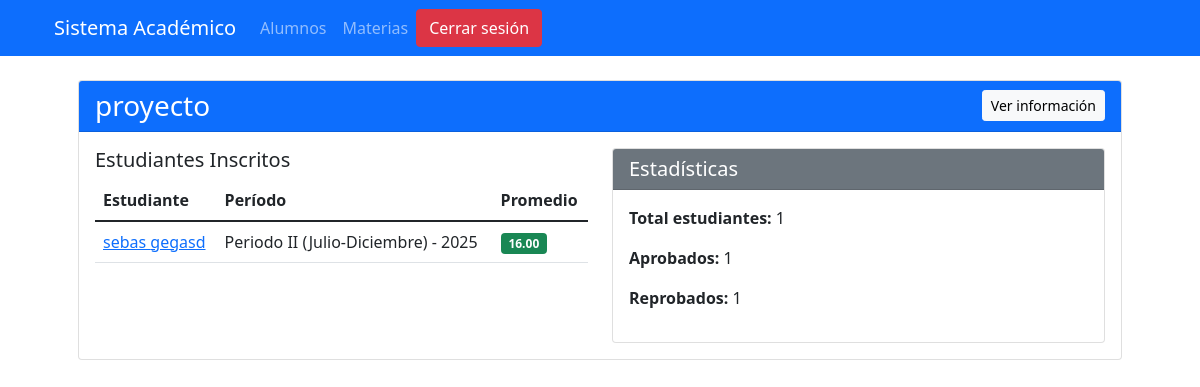
The app's page /materias/2/ (signed in) with its own data.
### formulario/models.py (models this page shows, shortened)
class Materia(models.Model):
    nombre = models.CharField(max_length=100)
    descripcion = models.TextField(blank=True, null=True)
    profesor = models.ForeignKey(Profesor, on_delete=models.SET_NULL, null=True, blank=True, related_name='materias_impartidas')
    nota_minima_aprobatoria = models.DecimalField(
        max_digits=5,
        decimal_places=2,
        default=10,
        validators=[MinValueValidator(0), MaxValueValidator(20)]
    )
    class Meta:
        ordering = ['nombre']
        verbose_name_plural = 'Materias'

class Inscripcion(models.Model):
    alumno = models.ForeignKey(Alumno, on_delete=models.CASCADE)
    materia = models.ForeignKey(Materia, on_delete=models.CASCADE)
    periodo = models.ForeignKey(Periodo, on_delete=models.CASCADE)
    fecha_inscripcion = models.DateField(auto_now_add=True)
    class Meta:
        unique_together = ('alumno', 'materia', 'periodo')
        verbose_name_plural = 'Inscripciones'
        ordering = ['-fecha_inscripcion']
    def calcular_promedio_general(self):
        from django.db.models import Avg
        resultado = self.notas.aggregate(promedio=Avg('valor'))
        return resultado['promedio'] if resultado['promedio'] is not None else 0
    def calcular_promedio_proyecto(self):
        return self.calcular_promedio_general()  # El cálculo es igual, cambia el mínimo
    def es_materia_proyecto(self):
        return 'proyecto' in self.materia.nombre.lower()
    @property
    def promedio(self):
        if self.es_materia_proyecto():
            return self.calcular_promedio_proyecto()
        return self.calcular_promedio_general()
    @property
    def nota_minima_aprobatoria(self):
        return 16 if self.es_materia_proyecto() else 12
    @property
    def aprobada(self):
        return self.promedio >= self.nota_minima_aprobatoria if self.notas.exists() else False

class Alumno(models.Model):
    nombre = models.CharField(max_length=100)
    apellido = models.CharField(max_length=100)
    edad = models.PositiveIntegerField()
    direccion = models.TextField()
    email = models.EmailField(unique=True)
    telefono = models.CharField(max_length=15)
    fecha_inscripcion = models.DateField(auto_now_add=True)
    foto = models.ImageField(upload_to='estudiantes/', blank=True, null=True, verbose_name="Foto del alumno")
    matricula = models.CharField(max_length=20, unique=True, blank=True, null=True)
    class Meta:
        ordering = ['apellido', 'nombre']

class Periodo(models.Model):
    PERIODO_CHOICES = [
        ('I', 'Periodo I (Enero-Junio)'),
        ('II', 'Periodo II (Julio-Diciembre)'),
    ]
    nombre = models.CharField(max_length=2, choices=PERIODO_CHOICES, unique=True)
    año_actual = models.PositiveIntegerField(
        default=obtener_año_actual,  # Usamos la función definida arriba
        verbose_name="Año"
    )
    class Meta:
        verbose_name = "Período"
        verbose_name_plural = "Períodos"
        ordering = ['-año_actual', 'nombre']
    def __str__(self):
        return f"{self.get_nombre_display()} - {self.año_actual}"

### formulario/views.py (the view)
# urls.py: path('materias/<int:materia_id>/', views.detalle_materia, name='detalle_materia'),
@login_required
def detalle_materia(request, materia_id):
    materia = get_object_or_404(Materia, pk=materia_id)
    inscripciones = Inscripcion.objects.filter(materia=materia).select_related('alumno', 'periodo')
    return render(request, 'formulario/detalle_materia.html', {
        'materia': materia,
        'inscripciones': inscripciones,
        'profesor': materia.profesor
    })

### formulario/templates/formulario/detalle_materia.html (shortened to what this page needs)
{% extends 'base.html' %}
{% load static %}
{% block content %}
<div class="container mt-4">
    <div class="card">
        <div class="card-header bg-primary text-white">
            <div class="d-flex justify-content-between align-items-center">
                <h3 class="mb-0">{{ materia.nombre }}</h3>
                <button type="button" class="btn btn-light btn-sm" data-bs-toggle="modal" data-bs-target="#infoModal">
                     Ver información
                </button>
            </div>
        </div>
        <div class="card-body">
            <div class="row">
                <div class="col-md-6">
                    <h5>Estudiantes Inscritos</h5>
                    <div class="table-responsive">
                        <table class="table table-hover">
                            <thead>
                                <tr>
                                    <th>Estudiante</th>
                                    <th>Período</th>
                                    <th>Promedio</th>
                                </tr>
                            </thead>
                            <tbody>
                                {% for inscripcion in inscripciones %}
                                <tr>
                                    <td>
                                        <a href="{% url 'formulario:lista_notas_alumno' inscripcion.alumno.id %}">
                                            {{ inscripcion.alumno.nombre }} {{ inscripcion.alumno.apellido }}
                                        </a>
                                    </td>
                                    <td>{{ inscripcion.periodo }}</td>
                                    <td>
                                        <span class="badge bg-{% if inscripcion.aprobada %}success{% else %}warning{% endif %}">
                                            {{ inscripcion.promedio|default:"0"|floatformat:2 }}
                                        </span>
                                    </td>
                                </tr>
                                {% empty %}
                                <tr>
                                    <td colspan="3" class="text-center">No hay estudiantes inscritos</td>
                                </tr>
                                {% endfor %}
                            </tbody>
                        </table>
                    </div>
                </div>
                <div class="col-md-6">
                    <div class="card">
                        <div class="card-header bg-secondary text-white">
                            <h5 class="mb-0">Estadísticas</h5>
                        </div>
                        <div class="card-body">
                            <p><strong>Total estudiantes:</strong> {{ inscripciones.count }}</p>
                            <p><strong>Aprobados:</strong> {{ inscripciones|length|default:0 }}</p>
                            <p><strong>Reprobados:</strong> {{ inscripciones|length|default:0 }}</p>
                        </div>
                    </div>
                </div>
            </div>
        </div>
    </div>
</div>
{% endblock %}

### records on screen
Materia: nombre "proyecto"
Inscripcion: alumno.nombre "sebas", alumno.apellido "gegasd", periodo "Periodo II (Julio-Diciembre) - 2025", promedio "16.00"

### other values on screen
{{ inscripciones.count }} "1"
{{ inscripciones|length|default:0 }} "1"
